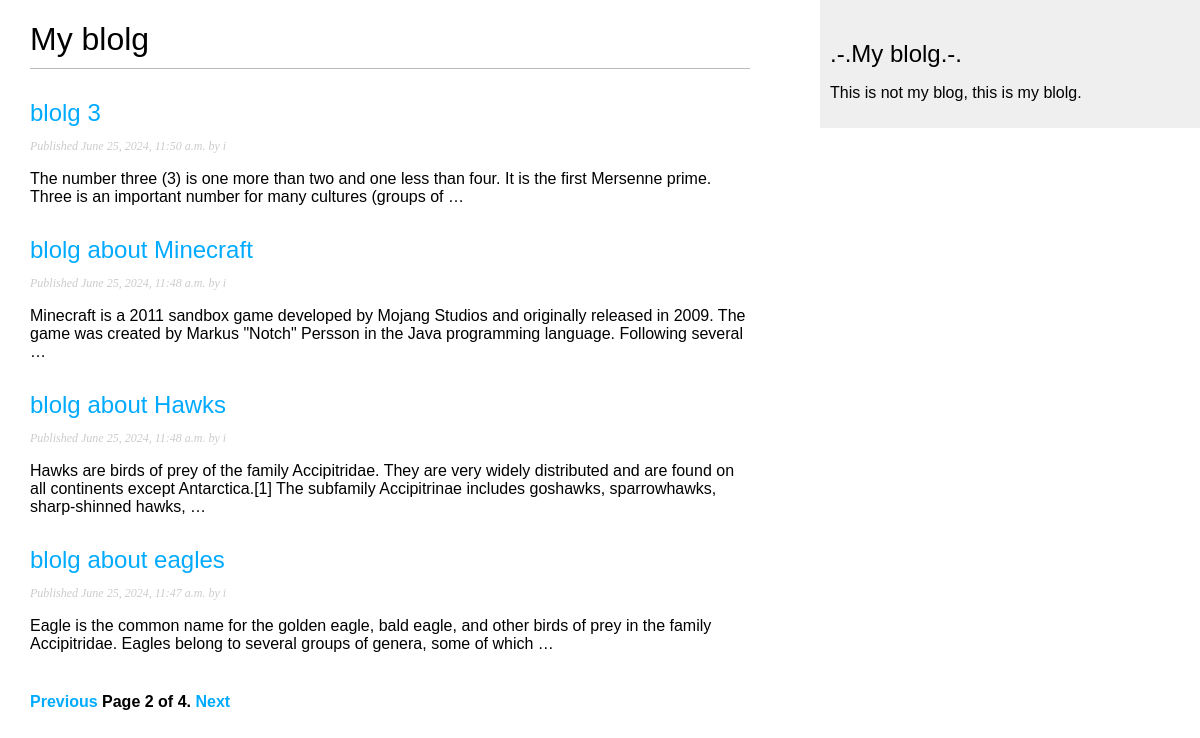
Screenshot of /blolg/?page=2 with the database file from the repository.
### blolg/models.py (models this page shows, shortened)
class Post(models.Model):
    class Status(models.TextChoices):
        DRAFT = 'DF', 'Draft'
        PUBLISHED = 'PB', 'Published'
    title = models.CharField(max_length=250)
    slug = models.SlugField(max_length=250, unique_for_date='publish')
    author = models.ForeignKey(User, on_delete=models.CASCADE, related_name='blog_posts')
    body = models.TextField()
    publish = models.DateTimeField(default=timezone.now)
    created = models.DateTimeField(auto_now_add=True)
    updated = models.DateTimeField(auto_now=True)
    status = models.CharField(max_length=2, choices=Status.choices, default=Status.DRAFT)
    class Meta:
        ordering = ['-publish']
        indexes = [
            models.Index(fields=['-publish']),
            ]
    def get_absolute_url(self):
        return reverse('blolg:post_detail', args=[self.publish.year, self.publish.month, self.publish.day, self.slug])

### blolg/views.py (the view)
# urls.py: path('', post_list, name='post_list'),
def post_list(request):
    post_list = Post.objects.filter(status='PB')
    paginator = Paginator(post_list, 4)
    page_number = request.GET.get('page', 1)
    try:
        posts = paginator.page(page_number)
    except PageNotAnInteger:
        posts = paginator.page(1)
    except EmptyPage:
        posts = paginator.page(paginator.num_pages)
    return render(request, 'blolg/post/list.html', {'posts': posts})

### blolg/templates/blolg/post/list.html (shortened to what this page needs)
{% extends 'blolg/base.html' %}
{% block content %}
<h1>My blolg</h1>
{% for post in posts %}
<h2>
    <a href="{{ post.get_absolute_url }}">
        {{ post.title }}
    </a>
</h2>
<p class="date">
    Published {{ post.publish }} by {{ post.author }}
</p>
{{ post.body|truncatewords:30|linebreaks }}
{% endfor %}
{% include "blolg/pagination.html" with page=posts %}
{% endblock %}

### blolg/static/css/style.css (style rules this page uses)
body { margin:0; padding:0; font-family:helvetica, sans-serif; }
a { color:#00abff; text-decoration:none; }
h1 { font-weight:normal; border-bottom:1px solid #bbb; padding:0 0 10px 0; }
h2 { font-weight:normal; margin:30px 0 0; }
p.date { color:#ccc; font-family: georgia, serif; font-size: 12px; font-style: italic; }

### rows the page displays
Post: title "blolg 3", publish "June 25, 2024, 11:50 a.m.", author "i", body "The number three (3) is one more than two and one less than four. It is the first Mersenne prime. Three is an important number for many cultures (groups of …"
Post: title "blolg about Minecraft", publish "June 25, 2024, 11:48 a.m.", author "i", body "Minecraft is a 2011 sandbox game developed by Mojang Studios and originally released in 2009. The game was created by Markus \"Notch\" Persson in the Java programming language. Following several …"
Post: title "blolg about Hawks", publish "June 25, 2024, 11:48 a.m.", author "i", body "Hawks are birds of prey of the family Accipitridae. They are very widely distributed and are found on all continents except Antarctica.[1] The subfamily Accipitrinae includes goshawks, sparrowhawks, sharp-shinned hawks, …"
Post: title "blolg about eagles", publish "June 25, 2024, 11:47 a.m.", author "i", body "Eagle is the common name for the golden eagle, bald eagle, and other birds of prey in the family Accipitridae. Eagles belong to several groups of genera, some of which …"

### other values shown
{{ page.number }} "2"
{{ page.paginator.num_pages }} "4"
